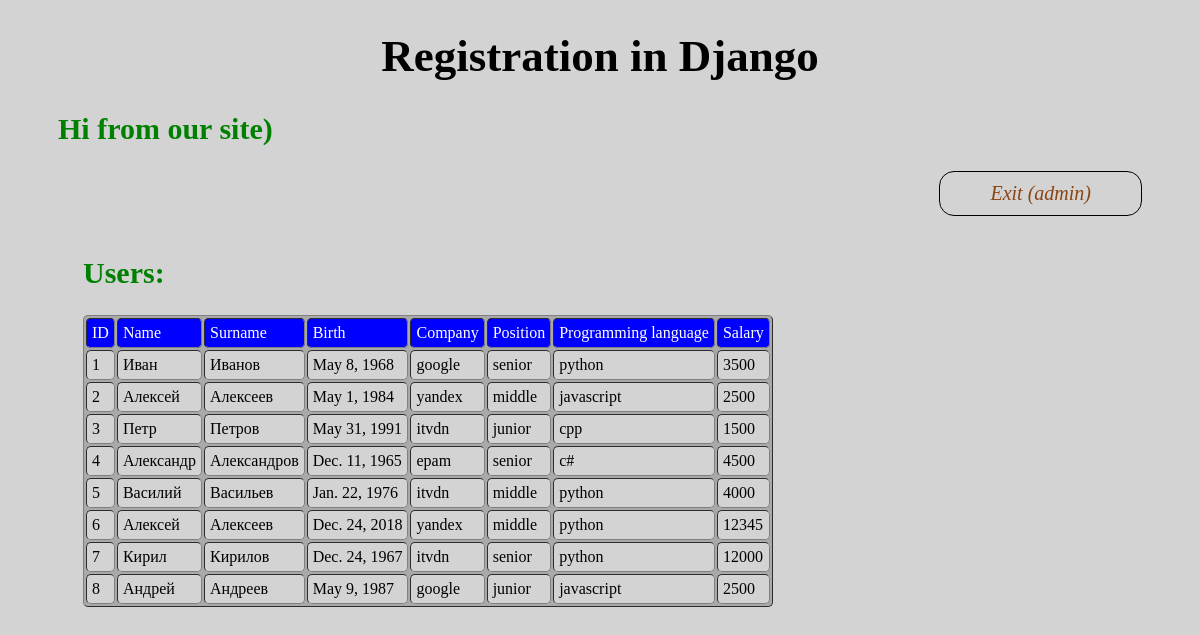
/lesson-seventh/ (signed in), run on the app's committed database.
### lesson_sixth_ORM/models.py (models this page shows, shortened)
class Human(models.Model):
    CHOICE_COMPANY  = (
        ('google', 'Google'),
        ('yandex', 'Yandex'),
        ('itvdn', 'Itvdn'),
        ('epam', 'Epam'),
    )
    POSITION_CHOICES = (
        ('senior', 'Senior'),
        ('middle', 'Middle'),
        ('junior', 'Junior'),
    )
    LANGUAGE_CHOICES = (
        ('python', 'Python'),
        ('javascript', 'Javascript'),
        ('c#', 'C#'),
        ('cpp', 'C++'),
    )
    name = models.CharField(max_length=50, verbose_name="Имя")
    surname = models.CharField(max_length=50, verbose_name="Фамилия")
    birth = models.DateField(auto_now_add=False, auto_now=False)
    company = models.CharField(max_length = 150, choices=CHOICE_COMPANY)
    position = models.CharField(max_length=15, choices=POSITION_CHOICES)
    language = models.CharField(max_length=10, choices= LANGUAGE_CHOICES, default='python')
    salary = models.IntegerField()

### lesson_seventh_registration/views.py (the view)
# urls.py: path('', views.MainView.as_view(), name="main"),
class MainView(TemplateView):
    template_name = 'lesson_seventh_registration/main_page.html'
    def get(self, request):
        if request.user.is_authenticated:
            humans = Human.objects.all()
            ctx = {}
            ctx['humans'] = humans
            return render(request, self.template_name, ctx)
        else:
            return render(request, self.template_name, {})

### lesson_seventh_registration/templates/lesson_seventh_registration/main_page.html (shortened to what this page needs)
<!DOCTYPE html>
<html lang="en">
<head>
</head>
<body>
    <h1>Registration in Django</h1>
    <h2>Hi from our site)</h2>
    {% if user.is_authenticated  %}
        <a href="logout">Exit ({{user.username}})</a>
    {% else %}
        <a href="registration">Registration</a>
        <a href="login">Login</a>
    {% endif %}
    {% if user.is_authenticated %}
        <h2 id="users">Users:</h2>
        <table border='1' cellpadding="5">
            <tr style='background:blue; color:white;'>
                <td>ID</td>
                <td>Name</td>
                <td>Surname</td>
                <td>Birth</td>
                <td>Company</td>
                <td>Position</td>
                <td>Programming language</td>
                <td>Salary</td>
               </tr>
            {% for human in humans %}
            <tr style="background-color:lightgrey">
                <td>{{human.id}}</td>
                <td>{{human.name}}</td>
                <td>{{human.surname}}</td>
                <td>{{human.birth}}</td>
                <td>{{human.company}}</td>
                <td>{{human.position}}</td>
                <td>{{human.language}}</td>
                <td>{{human.salary}}</td>
            </tr>
            {% endfor %}
        </table>
    {% endif %}
</body>
</html>

### lesson_seventh_registration/templates/lesson_seventh_registration/main_page.html (style rules this page uses)
body { background-color:lightgray; }
h1 { font-size:45px; text-align:center; }
h2 { margin-top: 20px; margin-left: 50px; font-size:30px; color:green; }
a { display: block; float: right; margin-right: 50px; padding: 10px 50px; color: black; border-radius : 15px; border: 1px solid black; text-decoration: none; font-size: 20px; font-style:italic; color: saddlebrown; transition: color 1s, background 1s, border 1s; }
table, td { border-radius:5px; }
table { margin-left: 75px; background-color:darkgrey; }
#users { margin-left: 75px; margin-top: 110px; }

### data on the page
Human: id "1", name "Иван", surname "Иванов", birth "May 8, 1968", company "google", position "senior", language "python", salary "3500"
Human: id "2", name "Алексей", surname "Алексеев", birth "May 1, 1984", company "yandex", position "middle", language "javascript", salary "2500"
Human: id "3", name "Петр", surname "Петров", birth "May 31, 1991", company "itvdn", position "junior", language "cpp", salary "1500"
Human: id "4", name "Александр", surname "Александров", birth "Dec. 11, 1965", company "epam", position "senior", language "c#", salary "4500"
Human: id "5", name "Василий", surname "Васильев", birth "Jan. 22, 1976", company "itvdn", position "middle", language "python", salary "4000"
Human: id "6", name "Алексей", surname "Алексеев", birth "Dec. 24, 2018", company "yandex", position "middle", language "python", salary "12345"
Human: id "7", name "Кирил", surname "Кирилов", birth "Dec. 24, 1967", company "itvdn", position "senior", language "python", salary "12000"
Human: id "8", name "Андрей", surname "Андреев", birth "May 9, 1987", company "google", position "junior", language "javascript", salary "2500"

### other printed values
{{ user.username }} "admin"
